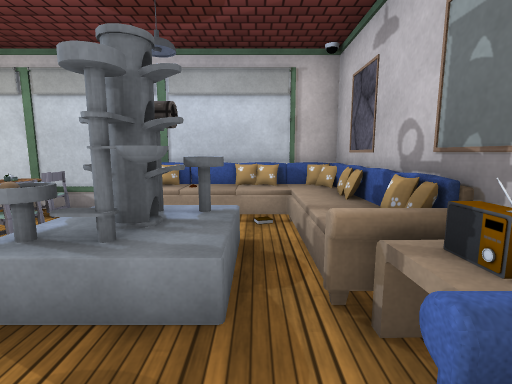
[1] (above)

14 first-person views from a walk through a scene from a Unity 3-D project. The camera is 1.2 m above the floor, tilts 8° down and sees 85° across. The floor is counted in squares, 1 m on a side. Each view is taken from the middle of a square. On the plan, view 1 faces up. The plan holds only what a view shows up to about 13 squares ahead; the rest is blank. The place goes on beyond the plan. The player character is not drawn. Some animated figures are not drawn. Door leaves are left out, so doorways stand open. Some surface patterns are stand-ins.

[2]
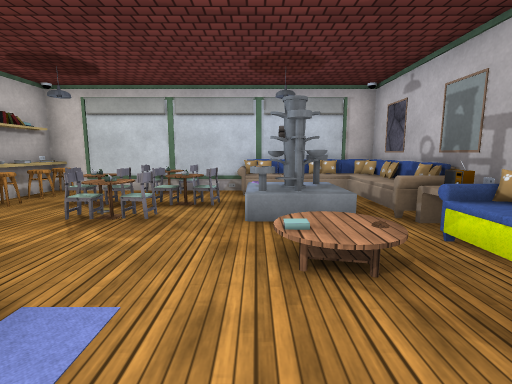

[3]
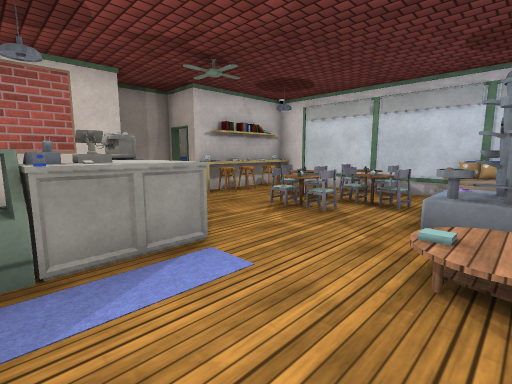

[4]
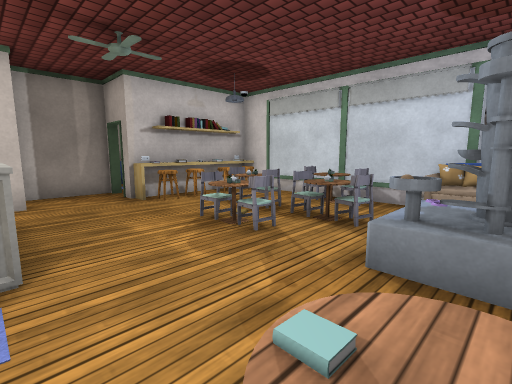

[5]
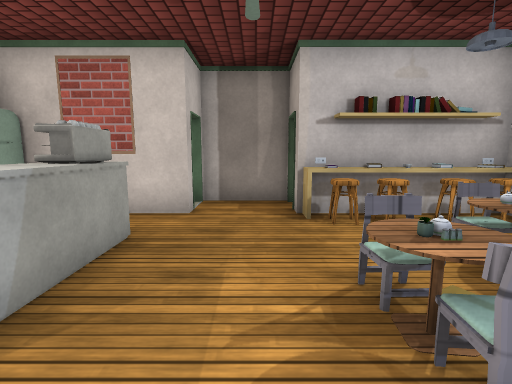

[6]
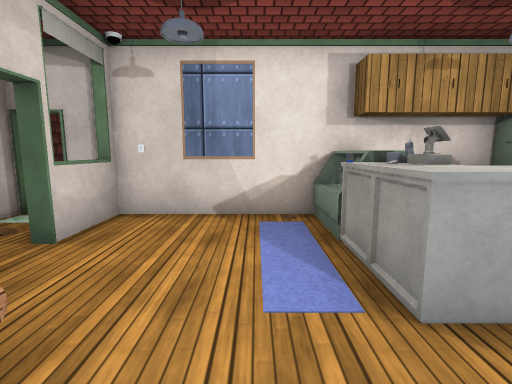

[7]
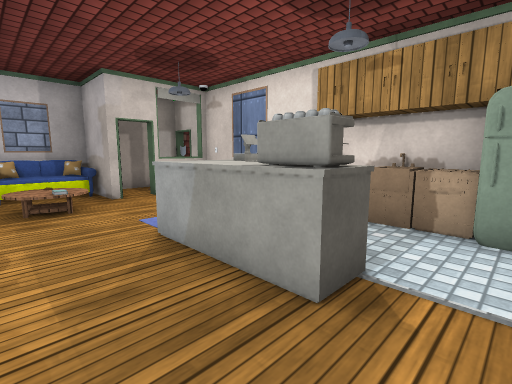

[8]
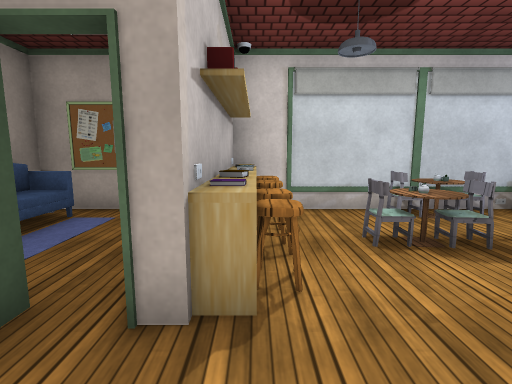

[9]
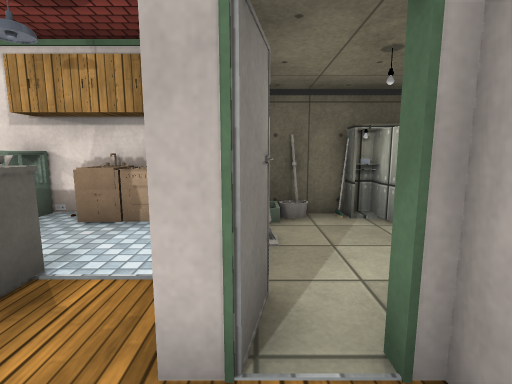

[10]
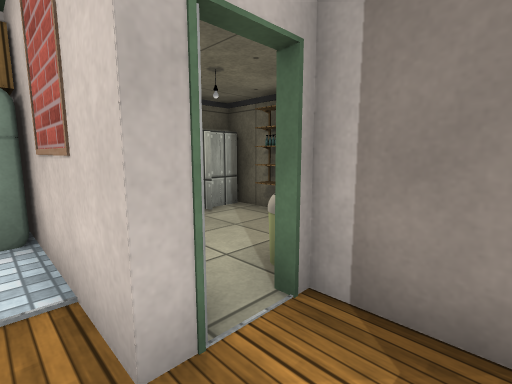

[11]
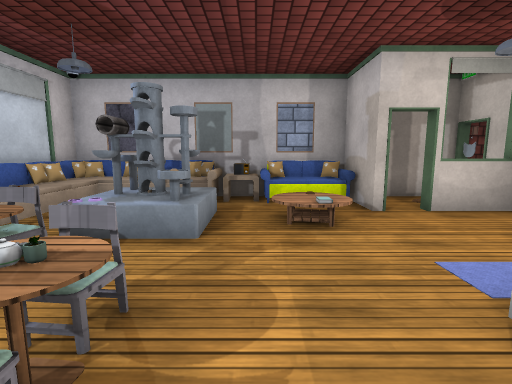

[12]
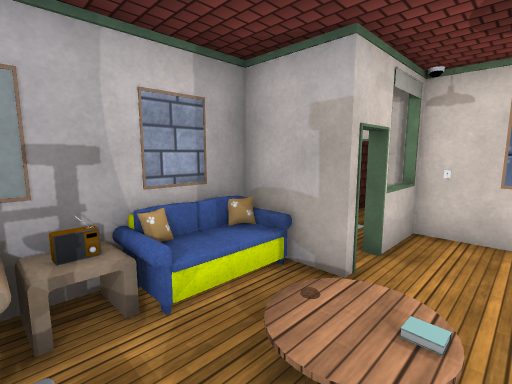

[13]
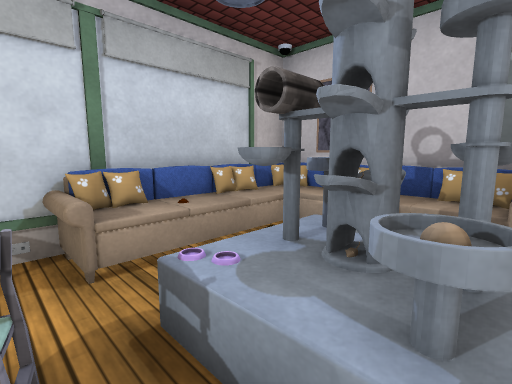

[14]
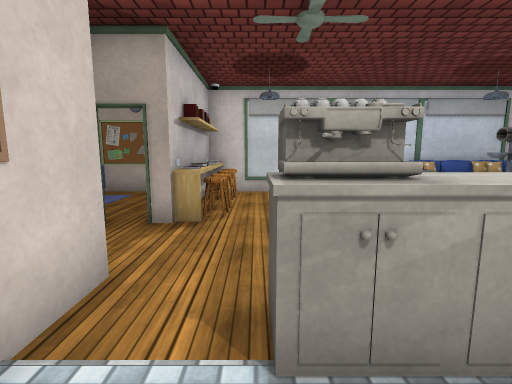

### Floor plan
Key: @ floor where view 1 was taken; # wall or solid block; x gap in a wall; . floor; / step, stairs or slope; D open door; = window, fence, low wall or low ledge; ^ raised ledge; P pillow; C chair; S sofa; T stool; A table; R rug; B books; F fridge; E oven; I sink; O other object.
Columns run from 12 left of view 1 to 2 right of it. Each row starts with its distance up from view 1.
  6 ##########PPPP#
  5 SR. OT.CC=^O^^P
  4 SR. OOCCOC...^O
  3 SR.#B.AAAAxO.^P
  2  R##B..CC.///^#
  1   #..........O#
  0   ##.......O@SS
 -1   =#.OO^R....SS
 -2 O..#.==OR...###
 -3 O..O...OF...= #
 -4 OO#IFEIFF...=D#
 -5 ############ D#
 -6              .#
 -7               #

Where each view was taken, in squares from view 1:
view 1: 0 up, 0 right, facing up
view 2: 3 down, 2 left, facing up
view 3: 3 down, 1 left, facing up-left
view 4: 1 down, 1 left, facing up-left
view 5: 1 up, 3 left, facing left
view 6: 1 up, 3 left, facing down
view 7: 1 up, 8 left, facing down-right
view 8: 0 up, 8 left, facing up
view 9: 1 up, 9 left, facing down
view 10: 1 up, 8 left, facing down-left
view 11: 1 up, 6 left, facing right
view 12: 2 up, 2 left, facing down-right
view 13: 2 up, 3 left, facing up-right
view 14: 3 down, 7 left, facing up
